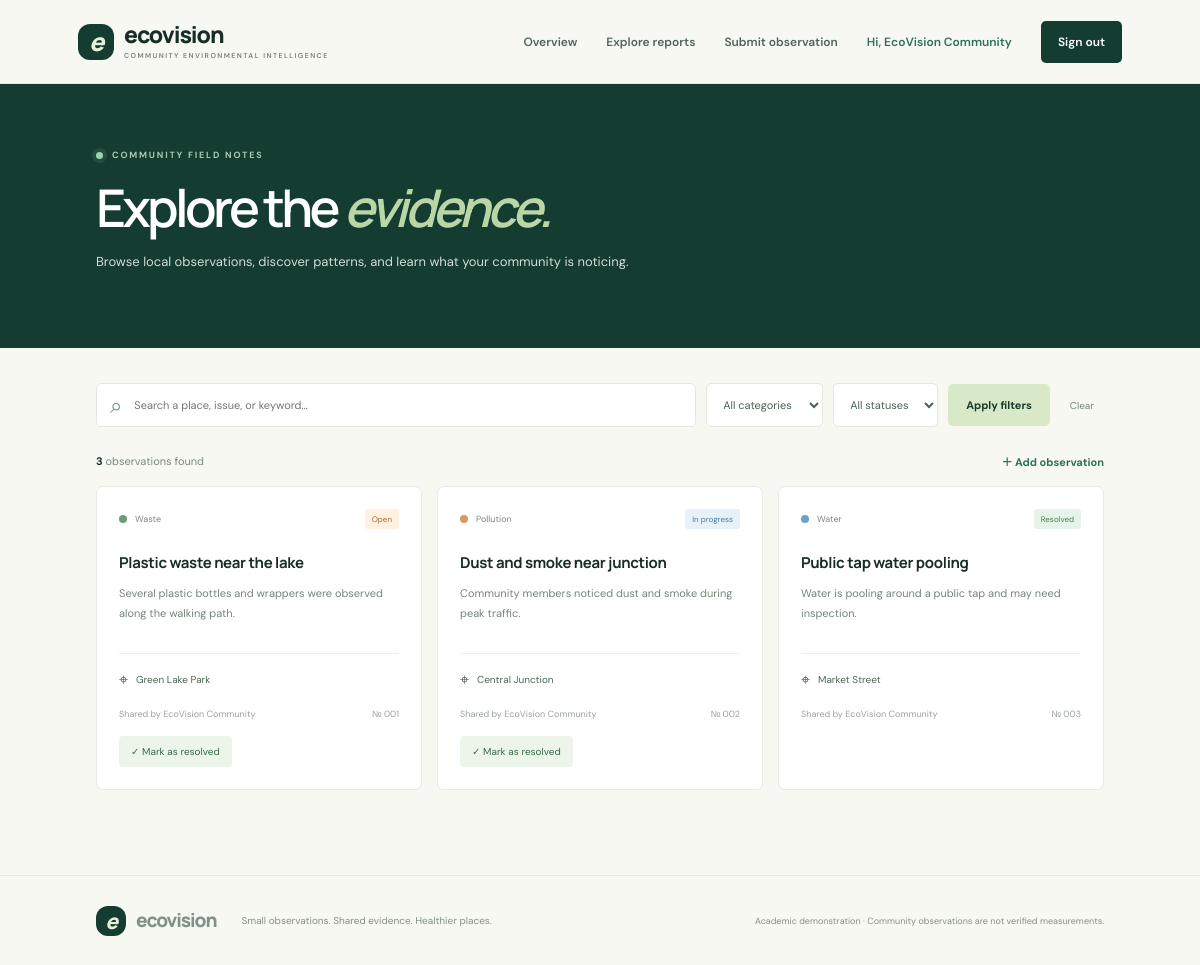
The app's page /reports (signed in) with its own data.
### tables this page shows
CREATE TABLE users (
        id INTEGER PRIMARY KEY AUTOINCREMENT,
        name TEXT NOT NULL,
        email TEXT NOT NULL UNIQUE,
        password_hash TEXT NOT NULL,
        created_at TIMESTAMP DEFAULT CURRENT_TIMESTAMP
    );

CREATE TABLE reports (
        id INTEGER PRIMARY KEY AUTOINCREMENT,
        user_id INTEGER NOT NULL,
        title TEXT NOT NULL,
        category TEXT NOT NULL,
        location TEXT NOT NULL,
        description TEXT NOT NULL,
        status TEXT NOT NULL DEFAULT 'Open',
        created_at TIMESTAMP DEFAULT CURRENT_TIMESTAMP,
        FOREIGN KEY(user_id) REFERENCES users(id)
    );

### app.py (the view)
@app.route("/reports")
def reports():
    q = request.args.get("q", "").strip()
    category = request.args.get("category", "")
    status = request.args.get("status", "")
    sql = """SELECT reports.*, users.name AS reporter FROM reports
             JOIN users ON users.id=reports.user_id WHERE 1=1"""
    args = []
    if q:
        sql += " AND (reports.title LIKE ? OR reports.location LIKE ? OR reports.description LIKE ?)"
        args.extend([f"%{q}%"] * 3)
    if category in ("Pollution", "Waste", "Water", "Green spaces", "Wildlife"):
        sql += " AND reports.category=?"; args.append(category)
    if status in ("Open", "In progress", "Resolved"):
        sql += " AND reports.status=?"; args.append(status)
    sql += " ORDER BY reports.created_at DESC"
    db = get_db()
    items = db.execute(sql, args).fetchall()
    db.close()
    return render_template("reports.html", reports=items, q=q, category=category, status=status)

### database.py (called while the page is built)
def get_db():
    connection = sqlite3.connect(DB_PATH)
    connection.row_factory = sqlite3.Row
    return connection

### templates/reports.html (shortened to what this page needs)
{% extends "base.html" %}
{% block content %}
<section class="page-hero"><div class="eyebrow"><span class="pulse"></span> COMMUNITY FIELD NOTES</div><h1>Explore the <span>evidence.</span></h1><p>Browse local observations, discover patterns, and learn what your community is noticing.</p></section>
<section class="section listing-section">
<form class="filter-bar" method="get"><div class="search-box"><span>⌕</span><input name="q" value="{{ q }}" placeholder="Search a place, issue, or keyword…"></div><select name="category"><option value="">All categories</option></select><select name="status"><option value="">All statuses</option></select><button class="button button-primary" type="submit">Apply filters</button><a class="clear-link" href="{{ url_for('reports') }}">Clear</a></form>
<div class="listing-meta"><span><strong>{{ reports|length }}</strong> observation{% if reports|length != 1 %}s{% endif %} found</span><a class="text-link" href="{{ url_for('new_report') }}">＋ Add observation</a></div>
<div class="report-grid listing-grid">{% for report in reports %}<article class="report-card"><div class="report-card-top"><span class="category-dot {{ report.category|lower|replace(' ','-') }}"></span><span>{{ report.category }}</span><span class="status status-{{ report.status|lower|replace(' ','-') }}">{{ report.status }}</span></div><h3>{{ report.title }}</h3><p>{{ report.description }}</p><div class="report-location"><span>⌖</span>{{ report.location }}</div><div class="report-card-foot"><span>Shared by {{ report.reporter }}</span><span>№ {{ "%03d"|format(report.id) }}</span></div>{% if session.get('user_id') == report.user_id and report.status != 'Resolved' %}<form method="post" action="{{ url_for('resolve_report', report_id=report.id) }}"><button class="resolve-button">✓ Mark as resolved</button></form>{% endif %}</article>{% else %}<div class="empty-state"><span>⌕</span><h3>No matching observations</h3><p>Try another keyword or remove a filter.</p></div>{% endfor %}</div>
</section>
{% endblock %}

### templates/base.html (shortened to what this page needs)
<!DOCTYPE html>
<html lang="en">
<head>
  <link rel="stylesheet" href="{{ url_for('static', filename='css/style.css') }}">
</head>
<body>
<header class="site-header">
  <a class="brand" href="{{ url_for('index') }}"><span class="brand-mark">e</span><span>ecovision<small>COMMUNITY ENVIRONMENTAL INTELLIGENCE</small></span></a>
  <nav class="nav-links">
    <a href="{{ url_for('index') }}">Overview</a>
    <a href="{{ url_for('reports') }}">Explore reports</a>
    {% if session.get('user_id') %}
      <a href="{{ url_for('new_report') }}">Submit observation</a>
      <span class="user-chip">Hi, {{ session.get('user_name','Member') }}</span>
      <a class="nav-cta" href="{{ url_for('logout') }}">Sign out</a>
    {% else %}
      <a href="{{ url_for('login') }}">Sign in</a>
      <a class="nav-cta" href="{{ url_for('register') }}">Join the community <span>↗</span></a>
    {% endif %}
  </nav>
</header>
<main>{% block content %}{% endblock %}</main>
<footer class="site-footer">
  <a class="brand footer-brand" href="{{ url_for('index') }}"><span class="brand-mark">e</span><span>ecovision</span></a>
  <p>Small observations. Shared evidence. Healthier places.</p>
  <span>Academic demonstration · Community observations are not verified measurements.</span>
</footer>
</body>
</html>

### records on screen
users: get "EcoVision Community"
reports: category "Waste", status "Open", title "Plastic waste near the lake", description "Several plastic bottles and wrappers were observed along the walking path.", location "Green Lake Park", reporter "EcoVision Community", id "001"
reports: category "Pollution", status "In progress", title "Dust and smoke near junction", description "Community members noticed dust and smoke during peak traffic.", location "Central Junction", reporter "EcoVision Community", id "002"
reports: category "Water", status "Resolved", title "Public tap water pooling", description "Water is pooling around a public tap and may need inspection.", location "Market Street", reporter "EcoVision Community", id "003"

### other values on screen
{{ reports|length }} "3"
